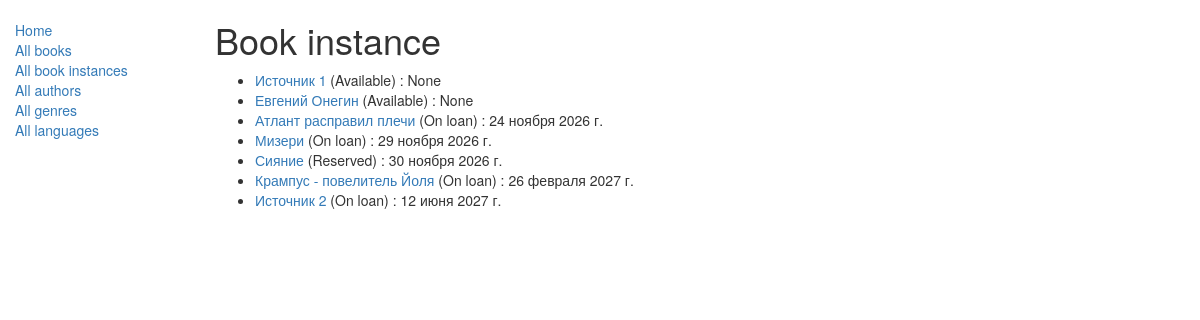
The app's page /catalog/bookinstances/, older data.
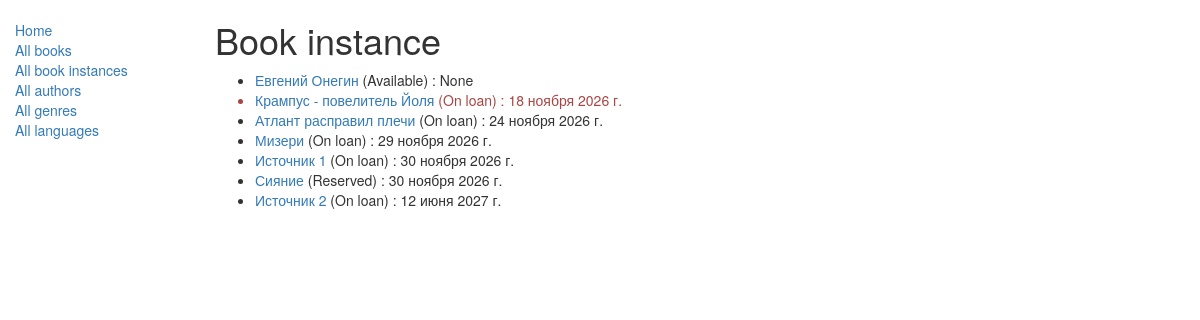
The same page, newer data.
### catalog/models.py (models this page shows, shortened)
class BookInstance(models.Model):
    id = models.UUIDField(primary_key=True, default=uuid.uuid4, help_text="Уникальный идентификатор для конкретной книги.")
    book = models.ForeignKey('Book', on_delete=models.SET_NULL, null=True)
    imprint = models.CharField(max_length=200)
    due_back = models.DateField(null=True, blank=True)
    borrower = models.ForeignKey(settings.AUTH_USER_MODEL, on_delete=models.SET_NULL, null=True, blank=True)
    LOAN_STATUS = (
        ('m', 'Maintenance'),
        ('o', 'On loan'),
        ('a', 'Available'),
        ('r', 'Reserved'),
    )
    status = models.CharField(max_length=1, choices=LOAN_STATUS, blank=True, default='m', help_text="Наличие книги.")
    class Meta:
        ordering = ('due_back',)
        permissions = (("can_mark_returned", "Set book as returned"),)
    @property
    def is_overdue(self):
        return bool(self.due_back and date.today() > self.due_back)

class Book(models.Model):
    title = models.CharField(max_length=200)
    author = models.ForeignKey('Author', on_delete=models.SET_NULL, null=True)
    summary = models.TextField(max_length=1000, help_text='Добавьте описание для книги.')
    isbn = models.CharField('ISBN', max_length=13, help_text="13 Персонажей <a href='https://www.isbn-international.org/content/what-isbn'>ISBN</a>")
    genre = models.ManyToManyField('Genre', help_text="Выберите жанр для книги.")
    language = models.ForeignKey('Language', on_delete=models.SET_NULL, null=True)
    class Meta:
        ordering = ['title','author']
    def display_genre(self):
        return ", ".join([genre.name for genre in self.genre.all()[:3] ])
    display_genre.short_description = 'Genre'

### catalog/views.py (the view)
# urls.py: path('bookinstances/', views.BookInstanceListView.as_view(), name='bookinstances'),
class BookInstanceListView(generic.ListView):
    model = BookInstance
    paginate_by = 10

### catalog/templates/catalog/bookinstance_list.html (shortened to what this page needs)
{% extends "base_generic.html" %}
{% block content %}
    <h1>Book instance</h1>
    <ul>
      {% for bookinst in bookinstance_list %}
      <li class="{% if bookinst.is_overdue %}text-danger{% endif %}">
        <a href="{% url 'bookinstance-detail' bookinst.pk %}">{{bookinst.book.title}}</a> ({{ bookinst.get_status_display }})
        {% if bookinst.status != bookinst.LoanStatus.AVAILABLE %}: {{ bookinst.due_back }} {% endif %}
      </li>
      {% empty %}
      <li>There are no book copies available.</li>
      {% endfor %}
    </ul>
{% endblock %}

Row changes from the older to the newer data that the page shows:
changed BookInstance "Крампус - повелитель Йоля": due_back "26 февраля 2027 г." → "18 ноября 2026 г."; moves up the list
changed BookInstance "Источник 1": status "Available" → "On loan"; due_back "None" → "30 ноября 2026 г."; moves down the list
